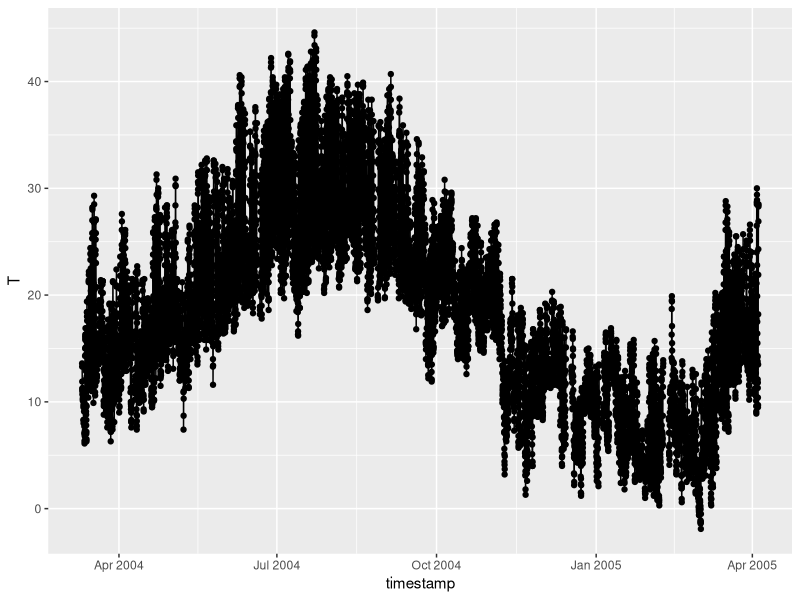
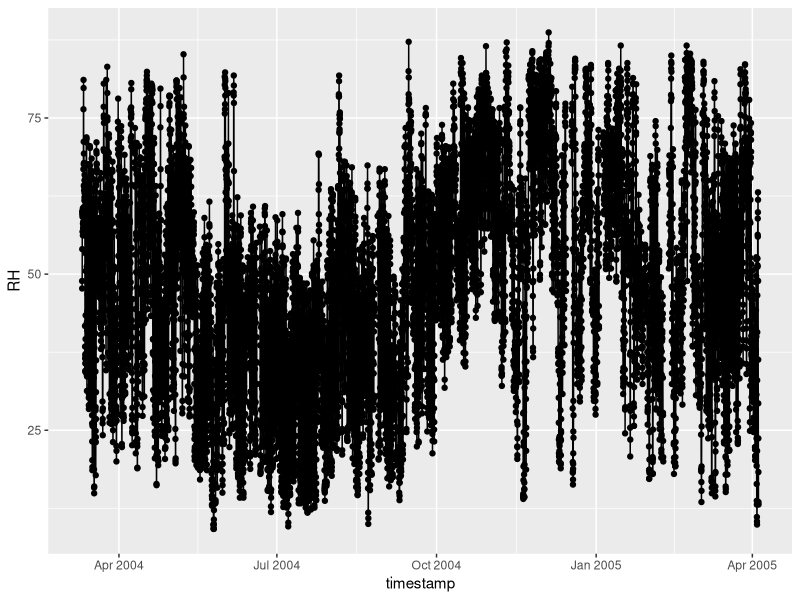
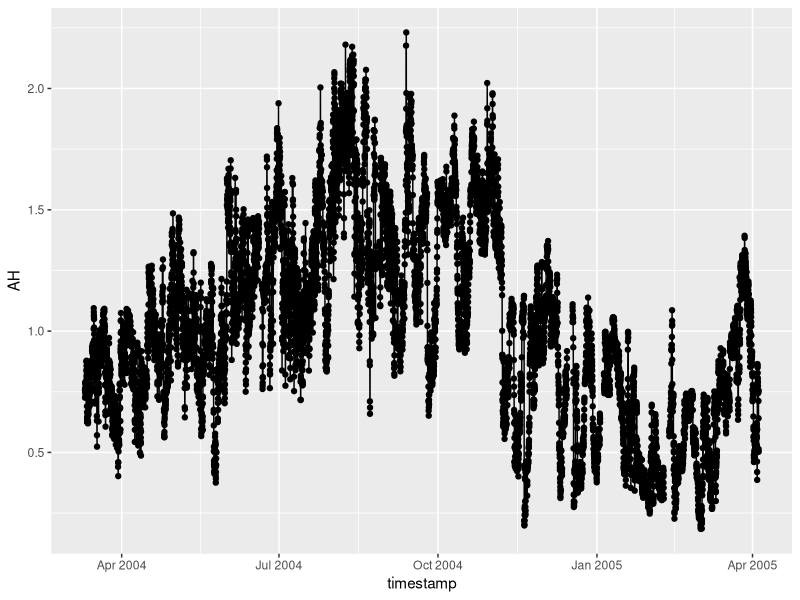
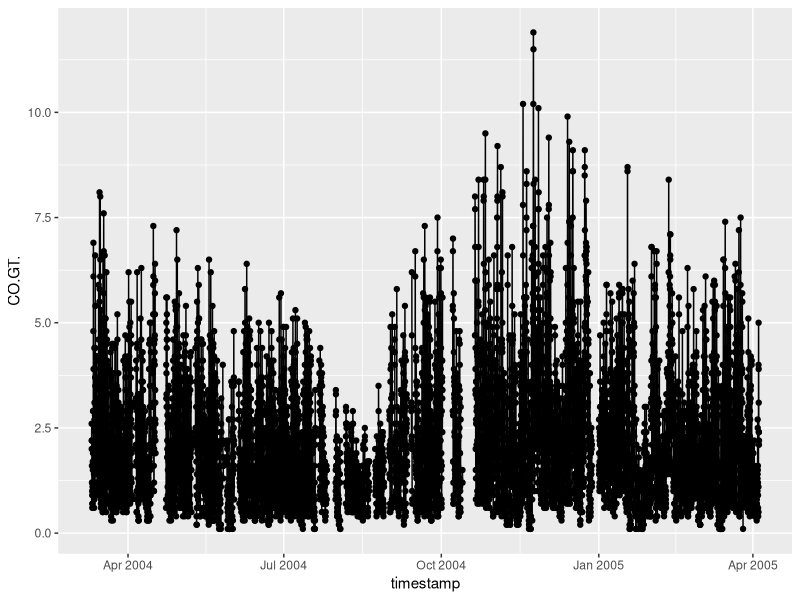
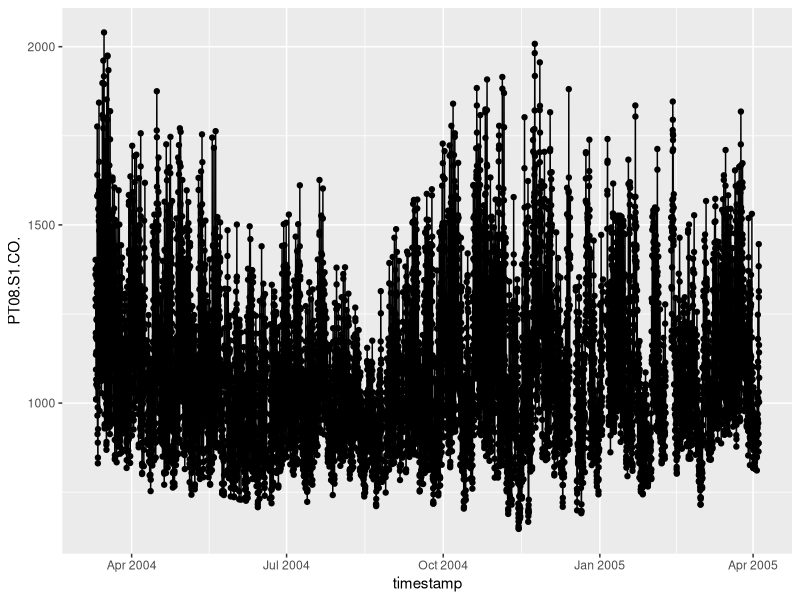
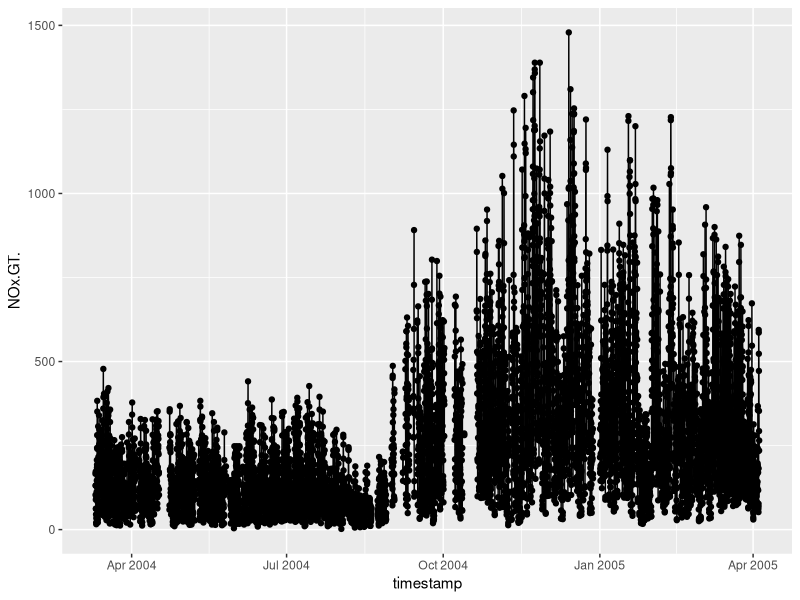
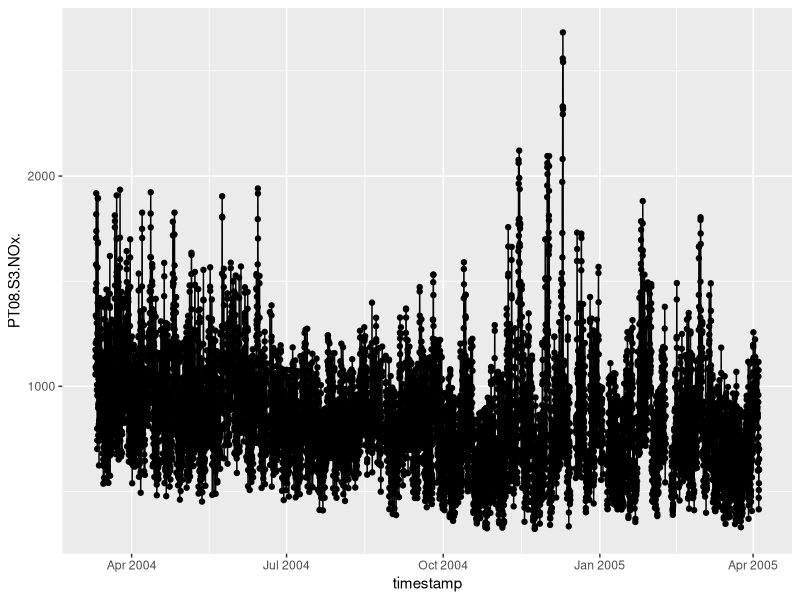
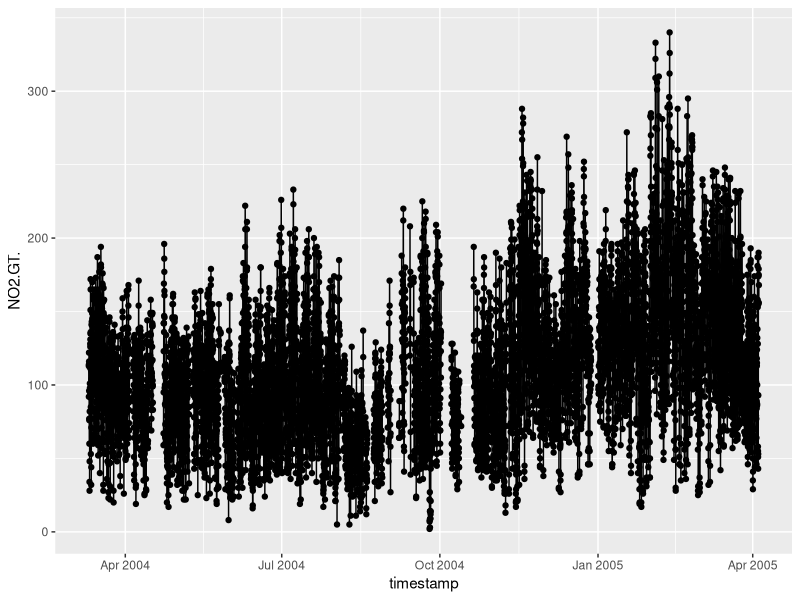

The R source for these figures, in order:
# Final Project

library(lubridate)
library(dplyr)
library(ggplot2)
library(car)

#~~~~~~~~~~~~~~~~~~~~
#### Data Import ####
#~~~~~~~~~~~~~~~~~~~~

## Import raw data
air.q.data <- read.csv("data/AirQualityUCI.csv", header = TRUE, stringsAsFactors = FALSE)

## Column definitions:
# 0 Date	(DD/MM/YYYY) 
# 1 Time	(HH.MM.SS) 
# 2 True hourly averaged concentration CO in mg/m^3 (reference analyzer) 
# 3 PT08.S1 (tin oxide) hourly averaged sensor response (nominally CO targeted)	
# 4 True hourly averaged overall Non Metanic HydroCarbons concentration in microg/m^3 (reference analyzer) 
# 5 True hourly averaged Benzene concentration in microg/m^3 (reference analyzer) 
# 6 PT08.S2 (titania) hourly averaged sensor response (nominally NMHC targeted)	
# 7 True hourly averaged NOx concentration in ppb (reference analyzer) 
# 8 PT08.S3 (tungsten oxide) hourly averaged sensor response (nominally NOx targeted) 
# 9 True hourly averaged NO2 concentration in microg/m^3 (reference analyzer)	
# 10 PT08.S4 (tungsten oxide) hourly averaged sensor response (nominally NO2 targeted)	
# 11 PT08.S5 (indium oxide) hourly averaged sensor response (nominally O3 targeted) 
# 12 Temperature in Â°C	
# 13 Relative Humidity (%) 
# 14 AH Absolute Humidity 

## Note: "GT" collumns contain ground truth measures, while PT08 columns are sensor readings


## Build clean date column
air.q.data$timestamp <- paste(air.q.data$Date, air.q.data$Time, sep = " ") 
air.q.data$timestamp <-mdy_hms(air.q.data$timestamp)





#~~~~~~~~~~~~~~~~~~~~
#### Exploration ####
#~~~~~~~~~~~~~~~~~~~~

## Temp & Humidity
qplot(x = timestamp, y = T, data = air.q.data, geom = c("line", "point"))
qplot(x = timestamp, y = RH, data = air.q.data, geom = c("line", "point"))
qplot(x = timestamp, y = AH, data = air.q.data, geom = c("line", "point"))

## CO measures
qplot(x = timestamp, y = CO.GT., data = air.q.data, geom = c("line", "point"))
qplot(x = timestamp, y = PT08.S1.CO., data = air.q.data, geom = c("line", "point"))

## NOX measures
qplot(x = timestamp, y = NOx.GT., data = air.q.data, geom = c("line", "point"))
qplot(x = timestamp, y = PT08.S3.NOx., data = air.q.data, geom = c("line", "point"))

## NO2 measures
qplot(x = timestamp, y = NO2.GT., data = air.q.data, geom = c("line", "point"))
qplot(x = timestamp, y = PT08.S4.NO2., data = air.q.data, geom = c("line", "point"))
qplot(x = timestamp, y = PT08.S5.O3., data = air.q.data, geom = c("line", "point"))  # O3 aligns to NO2 GT

## C6H6 Measures (Benzene)
qplot(x = timestamp, y = C6H6.GT., data = air.q.data, geom = c("line", "point"))







##################
# Questions:
# 1) How well do the sensors match the ground truth recordings?
# 2) Forecast polution levels
# 3) Bootstrap differences in day/night, days, months
# 4) How does benzene correlate to pollutants?


#~~~~~~~~~~~~~~~~~~~~~~~~~~~~~~
#### 1) Sensor Performance ####
#~~~~~~~~~~~~~~~~~~~~~~~~~~~~~~


f_build_data <- function(data, GT, PT08) {
  new.data <- data[ , c("timestamp", substitute(GT), substitute(PT08))]
  new.data <- new.data[which(new.data[,2] > -200), ]
  new.data <- new.data[which(new.data[,3] > -200), ]
  
  return(new.data)
}

f_normplots <- function(data) {
  par(mfrow = c(2,2))
  hist(data[,2])
  qqPlot(data[,2])
  hist(log(data[,2]))
  qqPlot(log(data[,2]))
  par(mfrow = c(1,1))
  
  par(mfrow = c(2,2))
  hist(data[,3])
  qqPlot(data[,3])
  hist(log(data[,3]))
  qqPlot(log(data[,3]))
  par(mfrow = c(1,1))

}

f_shapiro <- function(data) {
  if (length(data) > 5000) {
    data <- data[sample(1:length(data), size = 5000)]
  }
  
  print(shapiro.test(data))
  
  print(shapiro.test(log(data)))
}

f_predict <- function(data, model, independent) {
  prediction <- as.data.frame(predict(model, data, interval = "predict"))
  data <- cbind(data, prediction)
  data$residuals <- data[,substitute(independent)] - data$fit
  
  return(data)
}

f_plot_prediction_ci <- function(data, feature, target) {
  plot(data[, substitute(feature)], data[, substitute(target)])
  lines(data[, substitute(feature)], data$fit, col = "blue", lwd = 2)
  lines(data[, substitute(feature)], data$lwr, col = "red", lwd = 2)
  lines(data[, substitute(feature)], data$upr, col = "red", lwd = 2)
}


## CO measures
CO.data <- f_build_data(air.q.data, GT = "CO.GT.", PT08 = "PT08.S1.CO.")
f_normplots(CO.data)

# Transformations
f_shapiro(CO.data$CO.GT.)  # Use log
CO.data$log.CO.GT. <- log(CO.data$CO.GT.)

f_shapiro(CO.data$PT08.S1.CO.)  # Use log
CO.data$log.PT08.S1.CO. <- log(CO.data$PT08.S1.CO.)

# Plot relationship between transformed variables
qplot(log.PT08.S1.CO., log.CO.GT., data = CO.data)

# Model relationship
CO.model <- lm(log.CO.GT. ~ log.PT08.S1.CO., data = CO.data)
summary(CO.model)
plot(CO.model)

# Remove outliers & re-train model
outliers <- c(2764:2765, 4513:4518, 5703, 5785:5786, 5793, 6800, 6815:6819, 6825, 6837, 7123)
CO.data.no.outliers <- CO.data[-outliers, ]

CO.model.2 <- lm(log.CO.GT. ~ log.PT08.S1.CO., data = CO.data.no.outliers)
summary(CO.model.2)
plot(CO.model.2)

# Measure performance of new model
CO.data <- f_predict(CO.data, CO.model.2, "log.CO.GT.")

f_plot_prediction_ci(CO.data, "log.PT08.S1.CO.", "log.CO.GT.")











## NOX measures
NOx.data <- f_build_data(air.q.data, GT = "NOx.GT.", PT08 = "PT08.S3.NOx.")
f_normplots(NOx.data)

# Transformations
f_shapiro(NOx.data$NOx.GT.)
NOx.data$log.NOx.GT. <- log(NOx.data$NOx.GT.)

f_shapiro(NOx.data$PT08.S3.NOx.)
NOx.data$log.PT08.S3.NOx. <- log(NOx.data$PT08.S3.NOx.)

# Plot relationship between transformed variables
qplot(log.PT08.S3.NOx., log.NOx.GT., data = NOx.data)

# Model relationship
NOx.model <- lm(log.NOx.GT. ~ log.PT08.S3.NOx., data = NOx.data)
summary(NOx.model)
plot(NOx.model)

# Remove outliers & re-train model
outliers <- c(2897, 5027:5029)
NOx.data.no.outliers <- NOx.data[-outliers, ]

NOx.model.2 <- lm(log.NOx.GT. ~ log.PT08.S3.NOx., data = NOx.data.no.outliers)
summary(CO.model.2)
plot(CO.model.2)

# Measure performance of new model
NOx.data <- f_predict(NOx.data, NOx.model.2, "log.NOx.GT.")

f_plot_prediction_ci(NOx.data, "log.PT08.S3.NOx.", "log.NOx.GT.")


















#~~~~~~~~~~~~~~~~~~~~~~~~~~~~~~
#### 4) Correlation of benzene to pollutants ####
#~~~~~~~~~~~~~~~~~~~~~~~~~~~~~~

## Benzene - CO
C6H6.CO <- f_build_data(air.q.data, GT = "CO.GT.", PT08 = "C6H6.GT.")
f_normplots(C6H6.CO)

# Transformations
f_shapiro(C6H6.CO$CO.GT.)
C6H6.CO$log.CO.GT. <- log(C6H6.CO$CO.GT.)

f_shapiro(C6H6.CO$C6H6.GT.)
C6H6.CO$log.C6H6.GT. <- log(C6H6.CO$C6H6.GT.)

# Add time labels
C6H6.CO$time <- hour(C6H6.CO$timestamp)
C6H6.CO$wday <- wday(C6H6.CO$timestamp)
C6H6.CO$day <- day(C6H6.CO$timestamp)
C6H6.CO$month <- month(C6H6.CO$timestamp)
C6H6.CO$year <- year(C6H6.CO$timestamp)

# Plot relationship between transformed variables
qplot(log.C6H6.GT., log.CO.GT., data = C6H6.CO)

co.by.time <- ggplot(C6H6.CO, aes(log.C6H6.GT., log.CO.GT.)) +
  geom_point(aes(colour = month, alpha = 0.3, size = 1)) +
  scale_color_gradient2(mid="red", high="blue", low="blue", midpoint = 6)
co.by.time





#~~~~~~~~~~~~~~~~~~~~~~~~~~~~~~
#### 2) Polution Forecasts ####
#~~~~~~~~~~~~~~~~~~~~~~~~~~~~~~







#~~~~~~~~~~~~~~~~~~~~~~~~~~~~~~
#### 3) Bootstrap differences- daytime, weekday, etc. ####
#~~~~~~~~~~~~~~~~~~~~~~~~~~~~~~

###
# Tasks:
# * Calculate hourly level as proportion of daily average
# * Daily level as proportion of weekly average
# * Bootstrap differences

#### CO Differences

qplot(timestamp, log.CO.GT., data = C6H6.CO)

### By time of day
co.by.time <- ggplot(C6H6.CO, aes(jitter(time), log.CO.GT.)) +
  geom_point(aes(colour = month, alpha = 0.5, size = 1)) +
  scale_color_gradient2(mid="red", high="blue", low="blue", midpoint = 6) +
  geom_smooth()
co.by.time

## Adjust hourly values by daily means

# Get daily means
daily.CO.averages <- C6H6.CO %>% select(day, month, year, log.CO.GT.)
daily.CO.averages <- group_by(daily.CO.averages, day, month, year)
daily.CO.averages <- summarise(daily.CO.averages, 
                               daily.CO.mean = mean(log.CO.GT.),
                               daily.CO.sd = sd(log.CO.GT.))

# Merge daily means back into dataset
C6H6.CO <- merge(C6H6.CO, daily.CO.averages, by = c("day", "month", "year"))

# Calculate relative CO concentration
C6H6.CO <- C6H6.CO %>% mutate(rel.daily.CO = log.CO.GT. - daily.CO.mean)

rel.co.by.time <- ggplot(C6H6.CO, aes(jitter(time), rel.daily.CO)) +
  geom_point(aes(colour = month, alpha = 0.5, size = 1)) +
  scale_color_gradient2(mid="red", high="blue", low="blue", midpoint = 6) +
  geom_smooth()
rel.co.by.time

# Bootsrap differences between hours






# By weekday
co.by.wday <- ggplot(C6H6.CO, aes(jitter(as.numeric(wday)), log.CO.GT.)) +
  geom_point(aes(colour = month, alpha = 0.5, size = 1)) +
  scale_color_gradient2(mid="red", high="blue", low="blue", midpoint = 6) +
  geom_smooth()
co.by.wday



## NOx forecasts